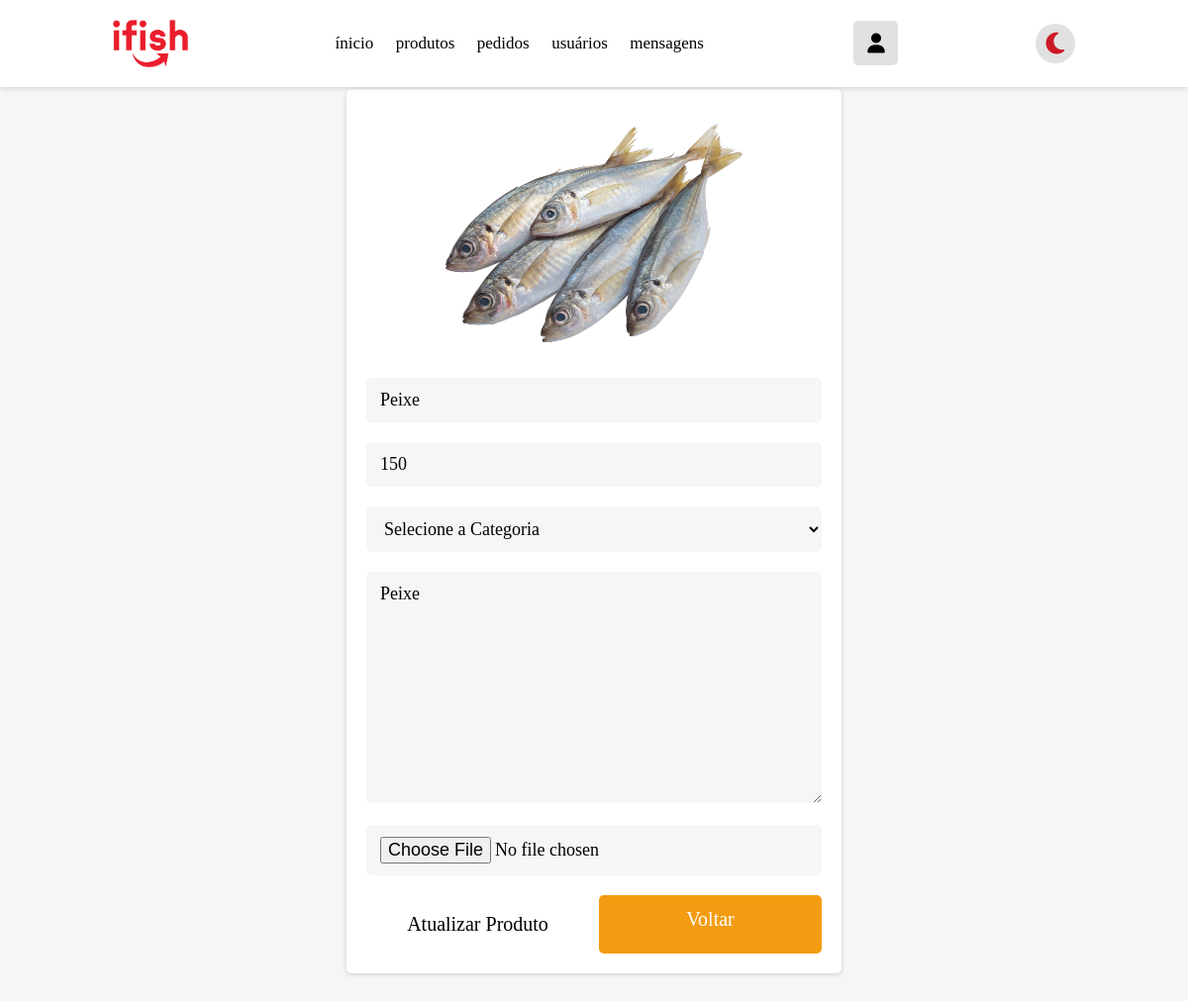
Page /admin_update_produtos.php?update=20 (signed in) on the committed database.
### tables this page shows
CREATE TABLE `produto` (
  `id` int(100) NOT NULL,
  `nome` varchar(100) NOT NULL,
  `categoria` varchar(20) NOT NULL,
  `detalhe` varchar(500) NOT NULL,
  `preco` int(100) NOT NULL,
  `image` varchar(100) NOT NULL
);

### admin_update_produtos.php (the view, shortened to what this page needs)
<!DOCTYPE html>
<html lang="pt-BR">
<head>
   <link rel="stylesheet" href="css/index.css">
   <link rel="stylesheet" href="css/admin_index.css">
   <link rel="stylesheet" href="css/admin_style.css">
   <link rel="stylesheet" href="css/admin_produtos.css">
   <link rel="stylesheet" href="css/header.css">
   <link rel="stylesheet" href="css/footer.css">
   <link rel="stylesheet" href="https://cdnjs.cloudflare.com/ajax/libs/font-awesome/6.2.0/css/all.min.css" />
</head>
<body class="body">
   <?php include 'admin_header.php'; ?>
   <section class="update-product">
      <h1 class="title">atualizar produto</h1>
      <?php
      $update_id = $_GET['update'];
      $select_products = $conn->prepare("SELECT * FROM `produto` WHERE id = ?");
      $select_products->execute([$update_id]);
      if ($select_products->rowCount() > 0) {
         while ($fetch_products = $select_products->fetch(PDO::FETCH_ASSOC)) {
      ?>
            <form action="" method="post" enctype="multipart/form-data">
               <img src="uploaded_img/<?= $fetch_products['image']; ?>" alt="">
               <input type="text" name="name" placeholder="Insira o nome do produto" required class="box" value="<?= $fetch_products['nome']; ?>">
               <input type="number" name="price" min="0" placeholder="Insira o preço do produto" required class="box" value="<?= $fetch_products['preco']; ?>">
               <select name="category" class="box" required>
                  <option value="" selected disabled>Selecione a Categoria</option>
               </select>
               <textarea name="details" required placeholder="Insira os detalhes do produto" class="box" cols="30" rows="10"><?= $fetch_products['detalhe']; ?></textarea>
               <input type="file" name="image" class="box" accept="image/jpg, image/jpeg, image/png">
               <div class="flex-btn">
                  <input type="submit" class="btn" value="Atualizar Produto" name="update_product">
                  <a href="admin_produtos.php" class="option-btn">Voltar</a>
               </div>
            </form>
      <?php
         }
      } else {
         echo '<p class="empty">no products found!</p>';
      }
      ?>
   </section>
</body>
</html>

### css/index.css (style rules this page uses)
:root { --white: #ffffff; --white-medium: #f9f9f9; --light-color: #666; --black: #000000; --red: #cc1825; --dark-red: #9a1e25; --box-shadow: 0 0.1rem 0.5rem #ccc; --box-shadow-dark: 0 0.1rem 0.5rem rgb(20, 20, 20); }
* { font-family: SulSansRegular; margin: 0; padding: 0; box-sizing: border-box; outline: none; border: none; text-decoration: none; text-transform: none; transition: all .2s linear; }
html { font-size: 62.5%; overflow-x: hidden; scroll-behavior: smooth; scroll-padding-top: 7rem; }
body { margin: 0; background: var(--white-medium); }
a { outline: hidden; text-decoration: none; text-align: center; }
.btn { margin-top: 1rem; display: inline-block; padding: 1.8rem 3rem; font-size: 2rem; border-radius: 10px; color: var(--black); cursor: pointer; background: #fff; }

### css/admin_style.css (style rules this page uses)
.update-product form { max-width: 50rem; padding:2rem; margin:0 auto; text-align: center; box-shadow: var(--box-shadow); background-color: var(--white); border-radius: .5rem; }
.update-product form img { height: 25rem; object-fit: cover; margin-bottom: 1rem; }
.update-product form .box { width: 100%; background-color: var(--white); border-radius: .5rem; background-color: var(--light-bg); padding:1.2rem 1.4rem; font-size: 1.8rem; color:var(--black); margin:1rem 0; }

### css/admin_produtos.css (style rules this page uses)
.update-product form { max-width: 50rem; padding:2rem; margin:0 auto; text-align: center; box-shadow: var(--box-shadow); background-color: var(--white); border-radius: .5rem; }
.update-product form img { height: 25rem; object-fit: cover; margin-bottom: 1rem; }
.update-product form .box { width: 100%; background-color: var(--white); border-radius: .5rem; background-color: var(--light-bg); padding:1.2rem 1.4rem; font-size: 1.8rem; color:var(--black); margin:1rem 0; }

### css/header.css (style rules this page uses)
:root { --white: #ffffff; --white-medium: #f9f9f9; --light-color: #666; --black: #000000; --red: #cc1825; --dark-red: #9a1e25; --box-shadow: 0 0.1rem 0.5rem #ccc; --box-shadow-dark: 0 0.1rem 0.5rem rgb(20, 20, 20); }
.btn { margin-top: 1rem; display: inline-block; padding: 1.8rem 3rem; font-size: 2rem; border-radius: 10px; color: var(--black); cursor: pointer; background: #fff; }

### css/components.css (style rules this page uses)
:root { --green:#27ae60; --orange:#f39c12; --red:#e74c3c; --black:#333; --light-color:#666; --white:#fff; --light-bg:#f6f6f6; --box-shadow:0 .5rem 1rem rgba(0,0,0,.1); }
* { font-family: SulSansRegular; margin:0; padding:0; box-sizing: border-box; outline: none; border:none; text-decoration: none; color:var(--black); }
body { background-color: var(--light-bg); }
html { font-size: 62.5%; overflow-x: hidden; scroll-behavior: smooth; scroll-padding-top: 6.5rem; }
section { padding:3rem 2rem; max-width: 1200px; margin:0 auto; }
.btn, .delete-btn, .option-btn { display: block; width: 100%; margin-top: 1rem; border-radius: .5rem; color:var(--white); font-size: 2rem; padding:1.3rem 3rem; text-transform: capitalize; cursor: pointer; text-align: center; }
.btn { background-color: var(--green); }
.option-btn { background-color: var(--orange); }
.flex-btn { display: flex; flex-wrap: wrap; gap:1rem; }
.flex-btn > * { flex:1; }
.title { text-align: center; margin-bottom: 2rem; text-transform: uppercase; color:var(--black); font-size: 3.5rem; }

### rows in the picture
produto: image (picture), name "Peixe", price "150", details "Peixe"
